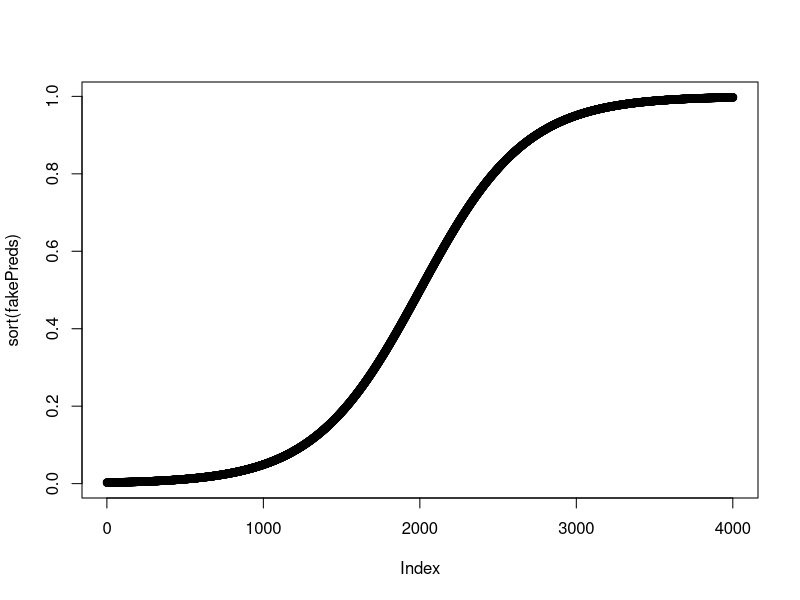

Write the R code that produced this figure.
#' Author: Ted Kwartler
#' Date: 7-6-2018
#' Purpose: Examine single variable logistic regression
#' 

# wd
setwd("C:/Users/Edward/Desktop/HarvardSummerAdmin2018/Lessons/3_July18-Reg_LogReg")

# Data
bball <- read.csv('ncaa.csv')

#Examine
bball[1:10,1:6]
bball[1:10, 45:51]

# No Partition, can score the 2013 data for a realistic test set
drops <- c(1,2,47:50)
adminVars <- bball[,drops]
xVars <- bball[,!(names(bball) %in% names(bball)[drops])]

# Fit a single predictor model
blockFit <- glm(R1.Class.1.win ~ blocks_avg + 0, data = xVars, family ='binomial')
summary(blockFit)

# Score a single record
singleTeam <- data.frame(blocks_avg = bball$blocks_avg[1])
blockProbs <- predict(blockFit,singleTeam, type = "response")

# Extract useful equation variables
blockCoeff <- 0.02961
l <- blockCoeff * singleTeam #represent the logOdds
e <- 2.718 # natural log

# Calculate the normal odds
exp(l) #exponentiate the log odds to get odds; +110 means they are not favored

# Calculate the probability of a win
probability <-e^l / (1 +e^l)
probability 
blockProbs

# Prb to Odds
probability /(1-probability)
exp(l)

# Let's fake some team stats for blocks & review the probability curve
fakeBlock <- data.frame(blocks_avg = seq(from =-200 , to=200, by=.1))
fakePreds <- predict(blockFit, fakeBlock, type = "response")
plot(sort(fakePreds))

# End